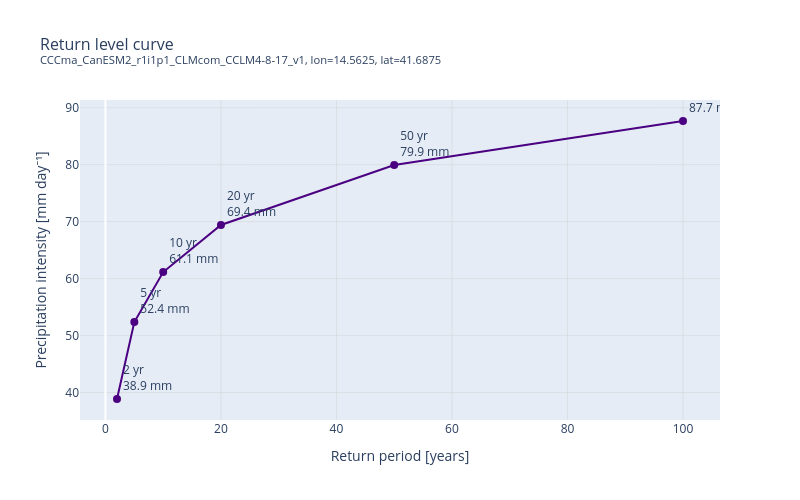

Here is the notebook cell this chart was saved with:
### Markdown cell above
### Return level curves

To establish a clear relationship between the return period and the associated annual precipitation intensity (or return level), we can also plot these against each other.

### Code cell
return_periods = np.array([2, 5, 10, 20, 50, 100])
return_levels = genextreme.ppf(1 - 1/return_periods, *gev_params)

fig = go.Figure()

fig.add_trace(go.Scatter(
    x=return_periods,
    y=return_levels,
    mode='lines+markers+text',
    marker=dict(color='indigo', size=8),
    line=dict(color='indigo'),
    name='Return level curve from fitted GEV',
    text=[f'{rp} yr<br>{rl:.1f} mm' for rp, rl in zip(return_periods, return_levels)],
    textposition='top right',
    #mode='lines+markers+text',
))

fig.update_layout(
    #title=dict(text='Return level curve', font=dict(size=16)),
    title=dict(text=f'Return level curve<br><sup>{point_df['member_id'].unique()[0]}, lon={point_df['lon'].unique()[0]}, lat={point_df['lat'].unique()[0]}</sup>', font=dict(size=16)),
    xaxis=dict(title='Return period [years]', showgrid=True, gridcolor='lightgrey', gridwidth=0.5),
    yaxis=dict(title='Precipitation intensity [mm day⁻¹]', showgrid=True, gridcolor='lightgrey', gridwidth=0.5),
    legend=dict(x=0, y=1, xanchor='left', yanchor='top'),
    width=800,
    height=500,
)

fig.show()

### Figure 1 — Plotly figure (JSON) as saved in the notebook; plotly's stock layout.template omitted (floating-point values rounded to 4 significant figures)
{"data": [{"line": {"color": "indigo"}, "marker": {"color": "indigo", "size": 8}, "mode": "lines+markers+text", "name": "Return level curve from fitted GEV", "text": ["2 yr<br>38.9 mm", "5 yr<br>52.4 mm", "10 yr<br>61.1 mm", "20 yr<br>69.4 mm", "50 yr<br>79.9 mm", "100 yr<br>87.7 mm"], "textposition": "top right", "type": "scatter", "x": [2, 5, 10, 20, 50, 100], "y": [38.87, 52.38, 61.14, 69.41, 79.92, 87.66]}], "layout": {"height": 500, "legend": {"x": 0, "xanchor": "left", "y": 1, "yanchor": "top"}, "title": {"font": {"size": 16}, "text": "Return level curve<br><sup>CCCma_CanESM2_r1i1p1_CLMcom_CCLM4-8-17_v1, lon=14.5625, lat=41.6875</sup>"}, "width": 800, "xaxis": {"gridcolor": "lightgrey", "gridwidth": 0.5, "showgrid": true, "title": {"text": "Return period [years]"}}, "yaxis": {"gridcolor": "lightgrey", "gridwidth": 0.5, "showgrid": true, "title": {"text": "Precipitation intensity [mm day⁻¹]"}}}}
